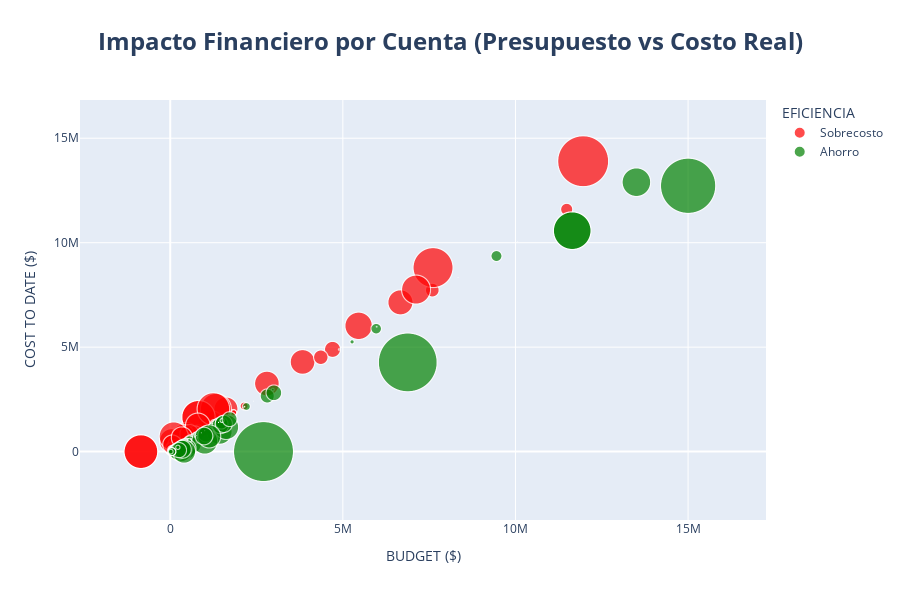

Notebook source saved alongside this figure:
### Markdown cell above
Esta gráfica de pastel facilita la visualización y comparación del uso del presupuesto entre cuentas globales. Al ser interactiva, permite identificar qué cuentas representan los mayores porcentajes del gasto total.

Se usuario puede seleccionar cuentas específicas para analizar su peso relativo dentro del total, lo que resulta útil para detectar concentraciones de recursos, lo que también ayuda a tomar decisiones más informadas sobre la distribución presupuestal y posibles ajustes financieros.

En resumen, permite no solo observar cuánto se gasta por cuenta, sino también qué tan relevante es ese gasto respecto al total general.

### Code cell
df["EFICIENCIA"] = np.where(df["VARIANCE"] >= 0, "Ahorro", "Sobrecosto")

df_bubble = df.dropna(subset=["BUDGET", "COST TO DATE", "VARIANCE"]).copy()

df_bubble["VARIANCE"] = df_bubble["VARIANCE"].abs() #se toman los valores abs para evitar errores

fig = px.scatter(df_bubble, 
                 x="BUDGET", 
                 y="COST TO DATE", 
                 size="VARIANCE", 
                 color="EFICIENCIA",
                 hover_name="ACCT",
                 color_discrete_map={"Ahorro": "green", "Sobrecosto": "red"},
                 title="<b>Impacto Financiero por Cuenta (Presupuesto vs Costo Real)</b>",
                 labels={"BUDGET": "BUDGET ($)", "COST TO DATE": "COST TO DATE ($)"},
                 size_max=60,height=600)

fig.update_layout(title={'x': 0.5}, title_font_size=24)
fig.show()

### Figure 1 — Plotly figure (JSON) as saved in the notebook; plotly's stock layout.template omitted (floating-point values rounded to 4 significant figures; data arrays with more than 128 entries replaced by an {"elided": "..."} marker saying what was removed)
{"data": [{"hovertemplate": "<b>%{hovertext}</b><br><br>EFICIENCIA=Sobrecosto<br>BUDGET ($)=%{x}<br>COST TO DATE ($)=%{y}<br>VARIANCE=%{marker.size}<extra></extra>", "hovertext": {"elided": "476 str values"}, "legendgroup": "Sobrecosto", "marker": {"color": "red", "size": {"elided": "476 float values"}, "sizemode": "area", "sizeref": 749.8, "symbol": "circle"}, "mode": "markers", "name": "Sobrecosto", "showlegend": true, "type": "scattergl", "x": {"elided": "476 float values"}, "xaxis": "x", "y": {"elided": "476 float values"}, "yaxis": "y"}, {"hovertemplate": "<b>%{hovertext}</b><br><br>EFICIENCIA=Ahorro<br>BUDGET ($)=%{x}<br>COST TO DATE ($)=%{y}<br>VARIANCE=%{marker.size}<extra></extra>", "hovertext": {"elided": "1979 str values"}, "legendgroup": "Ahorro", "marker": {"color": "green", "size": {"elided": "1979 float values"}, "sizemode": "area", "sizeref": 749.8, "symbol": "circle"}, "mode": "markers", "name": "Ahorro", "showlegend": true, "type": "scattergl", "x": {"elided": "1979 float values"}, "xaxis": "x", "y": {"elided": "1979 float values"}, "yaxis": "y"}], "layout": {"height": 600, "legend": {"itemsizing": "constant", "title": {"text": "EFICIENCIA"}, "tracegroupgap": 0}, "title": {"font": {"size": 24}, "text": "<b>Impacto Financiero por Cuenta (Presupuesto vs Costo Real)</b>", "x": 0.5}, "xaxis": {"anchor": "y", "domain": [0, 1], "title": {"text": "BUDGET ($)"}}, "yaxis": {"anchor": "x", "domain": [0, 1], "title": {"text": "COST TO DATE ($)"}}}}
